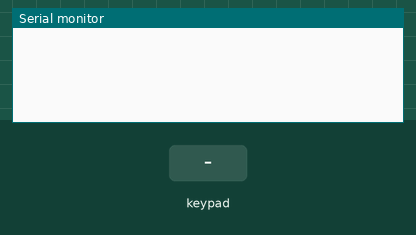
Bench run of a sketch on a simulated Arduino Uno, built with avr-gcc and run on an emulated ATmega328P. Parts: the last lines printed to the serial monitor. The test bench sets the inputs (shaded band).

Above: at 1.2 s.
1.3 s: key 'F' pressed
At 2.1 s:
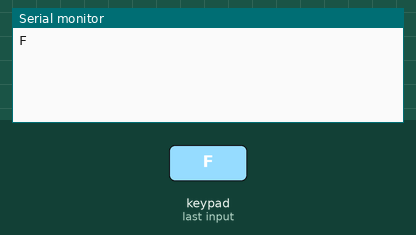
2.8 s: keypad keys 5 4 3 1 0 pressed 0.4 s apart
At 5.5 s:
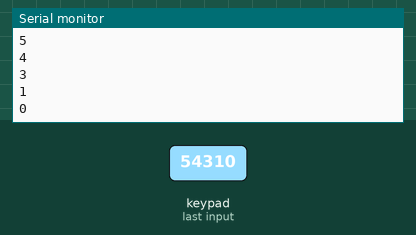
6.3 s: key 'B' pressed
At 7.3 s:
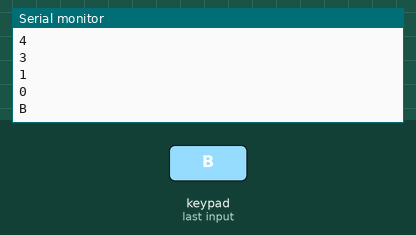
7.8 s: keypad keys 5 4 3 1 0 A pressed 0.4 s apart
At 11.1 s:
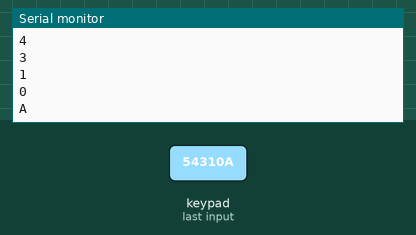
11.7 s: key 'E' pressed
At 12.4 s:
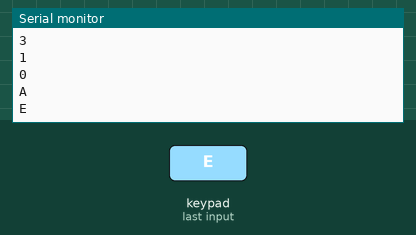
13.2 s: keypad keys 5 4 3 1 0 D pressed 0.4 s apart
At 16.5 s:
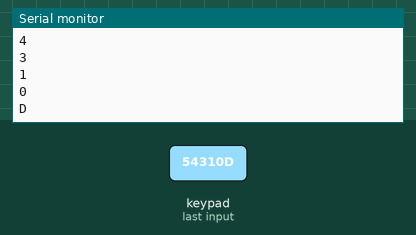
Timing chart, 0 to 18.0 s (numbered marks = the images above; inputs shaded):
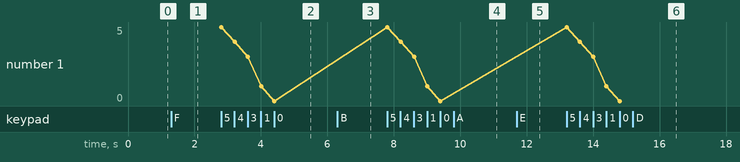

The sketch:

Lab05.ino
```cpp
#include<Keypad.h>
const byte ROWS = 4;
const byte COLS = 4;

char keys[ROWS][COLS]={
  {'F','B','A','0'},{'E','3','2','1'},
  {'D','6','5','4'},{'C','9','8','7'}
};

byte rowPins[ROWS]={5,4,3,10};
byte colPins[COLS]={9,8,7,11};

Keypad keypad=Keypad(makeKeymap(keys),rowPins,colPins,ROWS,COLS);

void setup(){
  Serial.begin(9600);
}
void loop(){

  char key = keypad.getKey();

  if(key!=NO_KEY){
    Serial.println(key);
  }
}
```

Measured:
- after the input at 1.3 s, the serial monitor: prints a new line at once (image 1)
- after the input at 2.8 s, the serial monitor: prints a new line at once (image 2)
- after the input at 6.3 s, the serial monitor: prints a new line at once (image 3)
- after the input at 7.8 s, the serial monitor: prints a new line at once (image 4)
- after the input at 11.7 s, the serial monitor: prints a new line at once (image 5)
- after the input at 13.2 s, the serial monitor: prints a new line at once (image 6)
